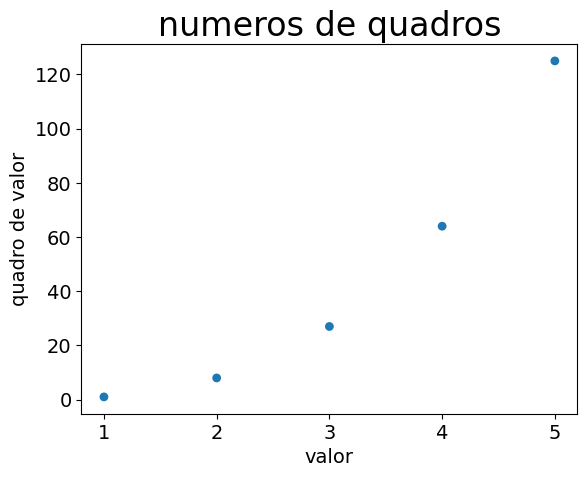

This chart was generated by the following Python code:
from matplotlib import pyplot

numeros = list(i for i in range(1, 6))
cubos = list(i**3 for i in range(1, 6))
print(cubos)

pyplot.scatter(numeros, cubos, s=40, edgecolor='none')



# titulo do grafico e nomeiacao dos eixos
pyplot.title('numeros de quadros', fontsize=24)
pyplot.xlabel('valor', fontsize=14)
pyplot.ylabel('quadro de valor', fontsize=14)

pyplot.tick_params(axis='both', which='major', labelsize=14)

pyplot.savefig('cubos.png', bbox_inches='tight')
pyplot.show()